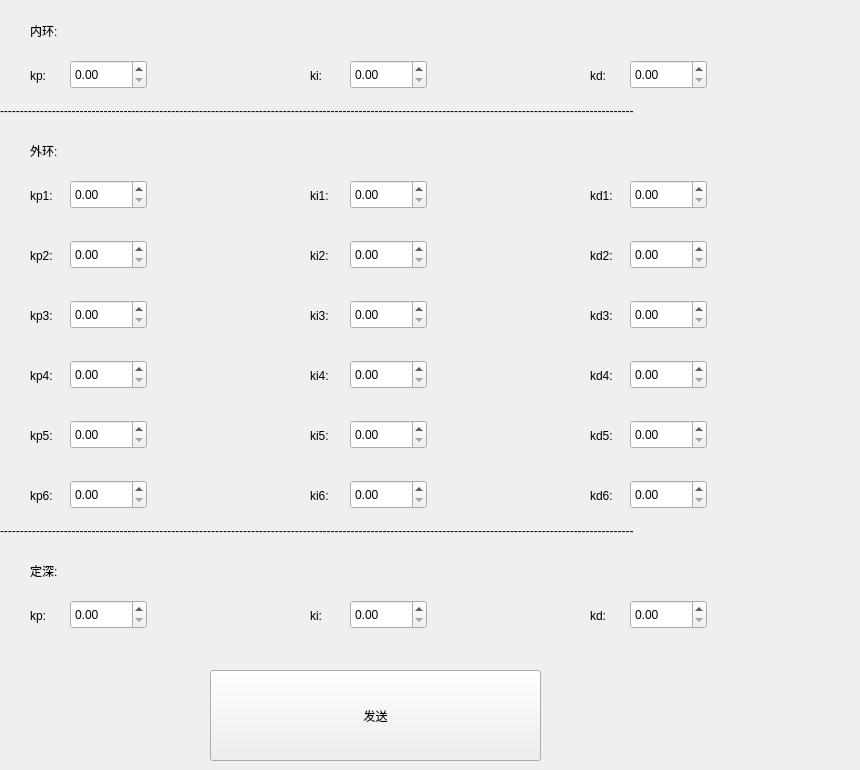
   <widget class="QWidget" name="tab_6">
    <attribute name="title">
     <string>PID控制</string>
    </attribute>
    <widget class="QLabel" name="label_98">
     <property name="geometry">
      <rect>
       <x>310</x>
       <y>420</y>
       <width>31</width>
       <height>31</height>
      </rect>
     </property>
     <property name="text">
      <string>ki5:</string>
     </property>
    </widget>
    <widget class="QLabel" name="label_27">
     <property name="geometry">
      <rect>
       <x>310</x>
       <y>60</y>
       <width>31</width>
       <height>31</height>
      </rect>
     </property>
     <property name="text">
      <string>ki:</string>
     </property>
    </widget>
    <widget class="QLabel" name="label_159">
     <property name="geometry">
      <rect>
       <x>30</x>
       <y>600</y>
       <width>41</width>
       <height>31</height>
      </rect>
     </property>
     <property name="text">
      <string>kp:</string>
     </property>
    </widget>
    <widget class="QLabel" name="label_28">
     <property name="geometry">
      <rect>
       <x>30</x>
       <y>60</y>
       <width>41</width>
       <height>31</height>
      </rect>
     </property>
     <property name="text">
      <string>kp:</string>
     </property>
    </widget>
    <widget class="QLabel" name="label_99">
     <property name="geometry">
      <rect>
       <x>590</x>
       <y>480</y>
       <width>41</width>
       <height>31</height>
      </rect>
     </property>
     <property name="text">
      <string>kd6:</string>
     </property>
    </widget>
    <widget class="QDoubleSpinBox" name="okd5">
     <property name="geometry">
      <rect>
       <x>630</x>
       <y>420</y>
       <width>77</width>
       <height>29</height>
      </rect>
     </property>
    </widget>
    <widget class="QLabel" name="label_50">
     <property name="geometry">
      <rect>
       <x>30</x>
       <y>300</y>
       <width>41</width>
       <height>31</height>
      </rect>
     </property>
     <property name="text">
      <string>kp3:</string>
     </property>
    </widget>
    <widget class="QPushButton" name="transmit_pid">
     <property name="geometry">
      <rect>
       <x>210</x>
       <y>670</y>
       <width>331</width>
       <height>91</height>
      </rect>
     </property>
     <property name="text">
      <string>发送</string>
     </property>
    </widget>
    <widget class="QLabel" name="label_54">
     <property name="geometry">
      <rect>
       <x>310</x>
       <y>180</y>
       <width>41</width>
       <height>31</height>
      </rect>
     </property>
     <property name="text">
      <string>ki1:</string>
     </property>
    </widget>
    <widget class="QDoubleSpinBox" name="oki4">
     <property name="geometry">
      <rect>
       <x>350</x>
       <y>360</y>
       <width>77</width>
       <height>29</height>
      </rect>
     </property>
    </widget>
    <widget class="QLabel" name="label_100">
     <property name="geometry">
      <rect>
       <x>310</x>
       <y>480</y>
       <width>31</width>
       <height>31</height>
      </rect>
     </property>
     <property name="text">
      <string>ki6:</string>
     </property>
    </widget>
    <widget class="QLabel" name="label_66">
     <property name="geometry">
      <rect>
       <x>310</x>
       <y>300</y>
       <width>31</width>
       <height>31</height>
      </rect>
     </property>
     <property name="text">
      <string>ki3:</string>
     </property>
    </widget>
    <widget class="QDoubleSpinBox" name="okp6">
     <property name="geometry">
      <rect>
       <x>70</x>
       <y>480</y>
       <width>77</width>
       <height>29</height>
      </rect>
     </property>
    </widget>
    <widget class="QDoubleSpinBox" name="okd6">
     <property name="geometry">
      <rect>
       <x>630</x>
       <y>480</y>
       <width>77</width>
       <height>29</height>
      </rect>
     </property>
    </widget>
    <widget class="QDoubleSpinBox" name="dkp">
     <property name="geometry">
      <rect>
       <x>70</x>
       <y>600</y>
       <width>77</width>
       <height>29</height>
      </rect>
     </property>
    </widget>
    <widget class="QLabel" name="label_101">
     <property name="geometry">
      <rect>
       <x>590</x>
       <y>420</y>
       <width>41</width>
       <height>31</height>
      </rect>
     </property>
     <property name="text">
      <string>kd5:</string>
     </property>
    </widget>
    <widget class="QDoubleSpinBox" name="okd1">
     <property name="geometry">
      <rect>
       <x>630</x>
       <y>180</y>
       <width>77</width>
       <height>29</height>
      </rect>
     </property>
    </widget>
    <widget class="QLabel" name="label_29">
     <property name="geometry">
      <rect>
       <x>590</x>
       <y>60</y>
       <width>41</width>
       <height>31</height>
      </rect>
     </property>
     <property name="text">
      <string>kd:</string>
     </property>
    </widget>
    <widget class="QLabel" name="label_49">
     <property name="geometry">
      <rect>
       <x>30</x>
       <y>240</y>
       <width>41</width>
       <height>31</height>
      </rect>
     </property>
     <property name="text">
      <string>kp2:</string>
     </property>
    </widget>
    <widget class="QLabel" name="label_55">
     <property name="geometry">
      <rect>
       <x>590</x>
       <y>180</y>
       <width>41</width>
       <height>31</height>
      </rect>
     </property>
     <property name="text">
      <string>kd1:</string>
     </property>
    </widget>
    <widget class="QLabel" name="label_102">
     <property name="geometry">
      <rect>
       <x>590</x>
       <y>240</y>
       <width>41</width>
       <height>31</height>
      </rect>
     </property>
     <property name="text">
      <string>kd2:</string>
     </property>
    </widget>
    <widget class="QLabel" name="label_51">
     <property name="geometry">
      <rect>
       <x>30</x>
       <y>360</y>
       <width>41</width>
       <height>31</height>
      </rect>
     </property>
     <property name="text">
      <string>kp4:</string>
     </property>
    </widget>
    <widget class="QLabel" name="label_30">
     <property name="geometry">
      <rect>
       <x>30</x>
       <y>140</y>
       <width>80</width>
       <height>21</height>
      </rect>
     </property>
     <property name="text">
      <string>外环:</string>
     </property>
    </widget>
    <widget class="QDoubleSpinBox" name="okp4">
     <property name="geometry">
      <rect>
       <x>70</x>
       <y>360</y>
       <width>77</width>
       <height>29</height>
      </rect>
     </property>
    </widget>
    <widget class="QDoubleSpinBox" name="ikp">
     <property name="geometry">
      <rect>
       <x>70</x>
       <y>60</y>
       <width>77</width>
       <height>29</height>
      </rect>
     </property>
    </widget>
    <widget class="QLabel" name="label_67">
     <property name="geometry">
      <rect>
       <x>30</x>
       <y>420</y>
       <width>41</width>
       <height>31</height>
      </rect>
     </property>
     <property name="text">
      <string>kp5:</string>
     </property>
    </widget>
    <widget class="QLabel" name="label_103">
     <property name="geometry">
      <rect>
       <x>0</x>
       <y>520</y>
       <width>851</width>
       <height>21</height>
      </rect>
     </property>
     <property name="text">
      <string>---------------------------------------------------------------------------------------------------------------------------------------------------------------</string>
     </property>
    </widget>
    <widget class="QDoubleSpinBox" name="dkd">
     <property name="geometry">
      <rect>
       <x>630</x>
       <y>600</y>
       <width>77</width>
       <height>29</height>
      </rect>
     </property>
    </widget>
    <widget class="QDoubleSpinBox" name="oki2">
     <property name="geometry">
      <rect>
       <x>350</x>
       <y>240</y>
       <width>77</width>
       <height>29</height>
      </rect>
     </property>
    </widget>
    <widget class="QDoubleSpinBox" name="oki5">
     <property name="geometry">
      <rect>
       <x>350</x>
       <y>420</y>
       <width>77</width>
       <height>29</height>
      </rect>
     </property>
    </widget>
    <widget class="QDoubleSpinBox" name="okd2">
     <property name="geometry">
      <rect>
       <x>630</x>
       <y>240</y>
       <width>77</width>
       <height>29</height>
      </rect>
     </property>
    </widget>
    <widget class="QDoubleSpinBox" name="okp5">
     <property name="geometry">
      <rect>
       <x>70</x>
       <y>420</y>
       <width>77</width>
       <height>29</height>
      </rect>
     </property>
    </widget>
    <widget class="QDoubleSpinBox" name="okp1">
     <property name="geometry">
      <rect>
       <x>70</x>
       <y>180</y>
       <width>77</width>
       <height>29</height>
      </rect>
     </property>
    </widget>
    <widget class="QLabel" name="label_48">
     <property name="geometry">
      <rect>
       <x>0</x>
       <y>100</y>
       <width>851</width>
       <height>21</height>
      </rect>
     </property>
     <property name="text">
      <string>---------------------------------------------------------------------------------------------------------------------------------------------------------------</string>
     </property>
    </widget>
    <widget class="QLabel" name="label_68">
     <property name="geometry">
      <rect>
       <x>30</x>
       <y>480</y>
       <width>41</width>
       <height>31</height>
      </rect>
     </property>
     <property name="text">
      <string>kp6:</string>
     </property>
    </widget>
    <widget class="QLabel" name="label_160">
     <property name="geometry">
      <rect>
       <x>310</x>
       <y>600</y>
       <width>31</width>
       <height>31</height>
      </rect>
     </property>
     <property name="text">
      <string>ki:</string>
     </property>
    </widget>
    <widget class="QDoubleSpinBox" name="oki3">
     <property name="geometry">
      <rect>
       <x>350</x>
       <y>300</y>
       <width>77</width>
       <height>29</height>
      </rect>
     </property>
    </widget>
    <widget class="QLabel" name="label_31">
     <property name="geometry">
      <rect>
       <x>30</x>
       <y>20</y>
       <width>80</width>
       <height>21</height>
      </rect>
     </property>
     <property name="text">
      <string>内环:</string>
     </property>
    </widget>
    <widget class="QDoubleSpinBox" name="oki1">
     <property name="geometry">
      <rect>
       <x>350</x>
       <y>180</y>
       <width>77</width>
       <height>29</height>
      </rect>
     </property>
    </widget>
    <widget class="QLabel" name="label_104">
     <property name="geometry">
      <rect>
       <x>310</x>
       <y>360</y>
       <width>31</width>
       <height>31</height>
      </rect>
     </property>
     <property name="text">
      <string>ki4:</string>
     </property>
    </widget>
    <widget class="QLabel" name="label_52">
     <property name="geometry">
      <rect>
       <x>30</x>
       <y>560</y>
       <width>80</width>
       <height>21</height>
      </rect>
     </property>
     <property name="text">
      <string>定深:</string>
     </property>
    </widget>
    <widget class="QDoubleSpinBox" name="dki">
     <property name="geometry">
      <rect>
       <x>350</x>
       <y>600</y>
       <width>77</width>
       <height>29</height>
      </rect>
     </property>
    </widget>
    <widget class="QLabel" name="label_158">
     <property name="geometry">
      <rect>
       <x>590</x>
       <y>600</y>
       <width>41</width>
       <height>31</height>
      </rect>
     </property>
     <property name="text">
      <string>kd:</string>
     </property>
    </widget>
    <widget class="QLabel" name="label_69">
     <property name="geometry">
      <rect>
       <x>310</x>
       <y>240</y>
       <width>31</width>
       <height>31</height>
      </rect>
     </property>
     <property name="text">
      <string>ki2:</string>
     </property>
    </widget>
    <widget class="QDoubleSpinBox" name="okd4">
     <property name="geometry">
      <rect>
       <x>630</x>
       <y>360</y>
       <width>77</width>
       <height>29</height>
      </rect>
     </property>
    </widget>
    <widget class="QDoubleSpinBox" name="iki">
     <property name="geometry">
      <rect>
       <x>350</x>
       <y>60</y>
       <width>77</width>
       <height>29</height>
      </rect>
     </property>
    </widget>
    <widget class="QLabel" name="label_105">
     <property name="geometry">
      <rect>
       <x>590</x>
       <y>300</y>
       <width>41</width>
       <height>31</height>
      </rect>
     </property>
     <property name="text">
      <string>kd3:</string>
     </property>
    </widget>
    <widget class="QDoubleSpinBox" name="okp2">
     <property name="geometry">
      <rect>
       <x>70</x>
       <y>240</y>
       <width>77</width>
       <height>29</height>
      </rect>
     </property>
    </widget>
    <widget class="QDoubleSpinBox" name="oki6">
     <property name="geometry">
      <rect>
       <x>350</x>
       <y>480</y>
       <width>77</width>
       <height>29</height>
      </rect>
     </property>
    </widget>
    <widget class="QDoubleSpinBox" name="ikd">
     <property name="geometry">
      <rect>
       <x>630</x>
       <y>60</y>
       <width>77</width>
       <height>29</height>
      </rect>
     </property>
    </widget>
    <widget class="QDoubleSpinBox" name="okd3">
     <property name="geometry">
      <rect>
       <x>630</x>
       <y>300</y>
       <width>77</width>
       <height>29</height>
      </rect>
     </property>
    </widget>
    <widget class="QLabel" name="label_32">
     <property name="geometry">
      <rect>
       <x>30</x>
       <y>180</y>
       <width>41</width>
       <height>31</height>
      </rect>
     </property>
     <property name="text">
      <string>kp1:</string>
     </property>
    </widget>
    <widget class="QDoubleSpinBox" name="okp3">
     <property name="geometry">
      <rect>
       <x>70</x>
       <y>300</y>
       <width>77</width>
       <height>29</height>
      </rect>
     </property>
    </widget>
    <widget class="QLabel" name="label_106">
     <property name="geometry">
      <rect>
       <x>590</x>
       <y>360</y>
       <width>41</width>
       <height>31</height>
      </rect>
     </property>
     <property name="text">
      <string>kd4:</string>
     </property>
    </widget>
   </widget>
